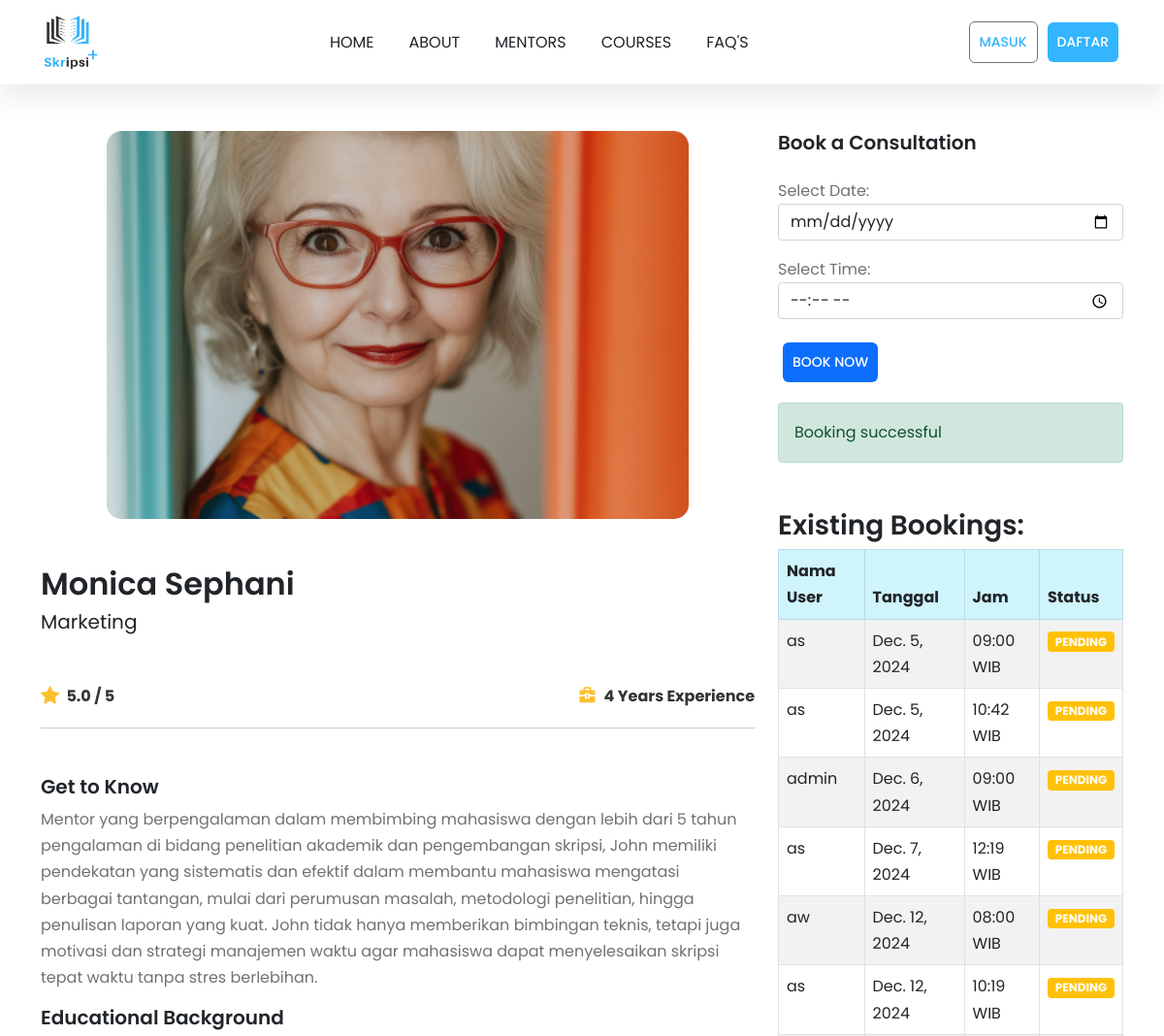
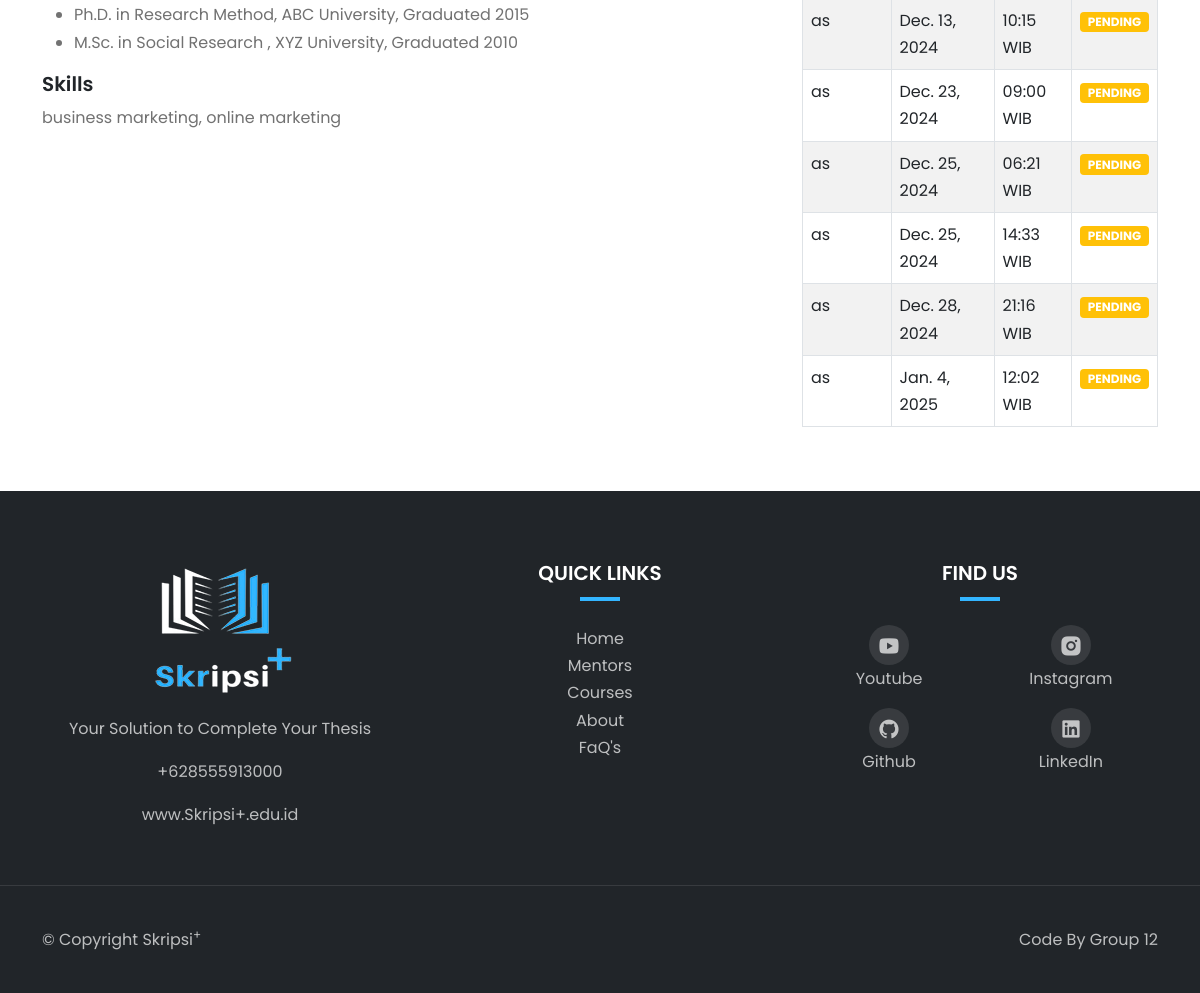
/mentor/2/, run on the app's committed database (2 pictures, top to bottom).
### public_app/models.py (models this page shows, shortened)
class Mentor(models.Model):
    name = models.CharField(max_length=100)
    image = models.ImageField(upload_to='mentors/')
    rating = models.DecimalField(max_digits=2, decimal_places=1)
    experience = models.PositiveIntegerField(help_text="Experience in years")
    specialization = models.CharField(max_length=100)
    bio = models.TextField()
    education = models.TextField(help_text="Educational background")
    skills = models.TextField(help_text="Comma-separated list of skills")
    price = models.DecimalField(max_digits=10, decimal_places=3, default=0.0, help_text="Consultation fee")

class Booking(models.Model):
    mentor = models.ForeignKey(Mentor, on_delete=models.CASCADE, related_name="bookings")
    user = models.ForeignKey(User, on_delete=models.CASCADE)
    date = models.DateField()
    time = models.TimeField()
    zoom_link = models.URLField(max_length=200, blank=True, null=True)
    payment_image = models.ImageField(upload_to='payment_images/', blank=True, null=True)
    payment_status = models.CharField(max_length=20, choices=[('PENDING', 'Pending'), ('PAID', 'Paid')], default='PENDING')
    class Meta:
        unique_together = ('mentor', 'date', 'time')

### public_app/views.py (the view, shortened to what this page needs)
# urls.py: path('mentor/<int:pk>/', views.mentor_detail_view, name='mentor_detail'),
def mentor_detail_view(request, pk):
    mentor = Mentor.objects.get(pk=pk)
    bookings = mentor.bookings.all().order_by('date', 'time')  # Semua booking mentor, diurutkan
    return render(request, 'dashboard_detail_mentor.html', {'mentor': mentor, 'bookings': bookings})

### public_app/templates/dashboard_detail_mentor.html (shortened to what this page needs)
{% extends 'layouts/base.html' %}
{% load static %}
{% block content %}
<div class="container mt-5 mb-5">
  <div class="row">
    <div class="col-lg-8">
      <div class="image-container d-flex align-items-center justify-content-center">
        <img src="{{ mentor.image.url }}" alt="{{ mentor.name }}" class="img-fluid" />
      </div>
      <div class="nama-dosen mt-5">
        <h2>{{ mentor.name }}</h2>
        <h5>{{ mentor.specialization }}</h5>
      </div>
      <div class="rating-dosen mt-5 d-flex justify-content-between align-items-center">
        <div class="rating d-flex align-items-center">
          <i class="bi bi-star-fill"></i>
          <span class="ms-1">{{ mentor.rating }} / 5</span>
        </div>
        <div class="rating d-flex align-items-center">
          <i class="ri-briefcase-4-fill"></i>
          <span class="ms-1">{{ mentor.experience }} Years Experience</span>
        </div>
      </div>
      <hr />
      <div class="keterangan-dosen mt-5">
        <h5>Get to Know</h5>
        <p>{{ mentor.bio }}</p>
        <h5>Educational Background</h5>
        <ul>
          {% for education in mentor.education.splitlines %}
          <li>{{ education }}</li>
          {% endfor %}
        </ul>
        <h5>Skills</h5>
        <p>{{ mentor.skills }}</p>
      </div>
    </div>
    <div class="col-lg-4">
      <h5>Book a Consultation</h5>
      <form method="POST" class="mt-4">
        <label for="date">Select Date:</label>
        <input type="date" id="date" name="date" class="form-control mb-3" required>
        <label for="time">Select Time:</label>
        <input type="time" id="time" name="time" class="form-control mb-3" required>
        <button type="submit" class="btn btn-primary mt-2">Book Now</button>
      </form>
      {% if error %}
        <p class="alert alert-danger mt-3" id="alert-message">{{ error }}</p>
      {% else %}
        <p class="alert alert-success mt-3" id="alert-message">Booking successful</p>
      {% endif %}
      <h3 class="mt-5">Existing Bookings:</h3>
      <table class="table table-striped table-bordered">
        <thead class="table-info text-dark">
            <tr>
                <th scope="col">Nama User</th>
                <th scope="col">Tanggal</th>
                <th scope="col">Jam</th>
                <th scope="col">Status</th>
            </tr>
        </thead>
        <tbody>
            {% for booking in bookings %}
                <tr>
                    <td>{{ booking.user.username }}</td>
                    <td>{{ booking.date }}</td>
                    <td>{{ booking.time|time:"H:i" }} WIB</td>
                    <td>
                      <span class="badge
                        {% if booking.payment_status == 'PAID' %}
                          bg-success
                        {% elif booking.payment_status == 'PENDING' %}
                          bg-warning
                        {% else %}
                          bg-secondary
                        {% endif %}
                      ">
                        {{ booking.payment_status }}
                      </span>
                    </td>
                </tr>
            {% empty %}
                <tr>
                    <td colspan="4" class="text-center">No bookings yet.</td>
                </tr>
            {% endfor %}
        </tbody>
    </table>
    </div>
  </div>
</div>
{% endblock %}

### static/css/style.css (style rules this page uses)
:root { --c-dark: #212529; --c-brand: #33b5ff; --c-brand-rgb: 51, 181, 255; --c-white-rgb: 255, 255, 255; --c-dark-rgb: 33, 37, 41; --c-body: #727272; --box-shadow: 0px 15px 25px rgba(0, 0, 0, 0.08); --transition: all 0.5s ease; --font-base: "Poppins-Variable", sans-serif; }
* { padding: 0; margin: 0; box-sizing: border-box; font-family: var(--font-base); }
body { line-height: 1.7 !important; color: var(--c-body) !important; font-size: 16px !important; }
hr { background-color: var(--c-dark) !important; }
h1,h2,h3,h4,h5,h6, .h1,.h2,.h3,.h4,.h5,.h6 { font-weight: 600 !important; color: var(--c-dark); }
.img-fluid { max-width: 100%; height: auto; border-radius: 15px; }
span { color: var(--c-brand); }
.btn { font-weight: 500; font-size: 14px; text-transform: uppercase; border-radius: 6px !important; padding: 10px 24px; }
.btn { padding: 10px; margin: 5px; background-color: none; border: none; }
.image-container { position: relative; width: 100%; height: auto; }
.image-container img { max-width: 600px; max-height: 400px; width: 100%; height: auto; }
.rating i { color: #fbc02d; font-size: 1.2rem; margin-right: 0.2rem; }
.rating span { font-size: 1rem; font-weight: bold; color: #333; }
.nama-dosen h5 { font-weight: 400 !important; }

### data on the page
Mentor: image (picture), name "Monica Sephani", specialization "Marketing", rating "5.0", experience "4", bio "Mentor yang berpengalaman dalam membimbing mahasiswa dengan lebih dari 5 tahun pengalaman di bidang penelitian akademik dan pengembangan skripsi, John memiliki pendekatan yang sistematis dan efektif dalam membantu mahasiswa mengatasi berbagai tantangan, mulai dari perumusan masalah, metodologi penelitian, hingga penulisan laporan yang kuat. John tidak hanya memberikan bimbingan teknis, tetapi juga motivasi dan strategi manajemen waktu agar mahasiswa dapat menyelesaikan skripsi tepat waktu tanpa stres berlebihan.", skills "business marketing, online marketing"
Booking: user.username "as", date "Dec. 5, 2024", time "09:00", payment_status "PENDING"
Booking: user.username "as", date "Dec. 5, 2024", time "10:42", payment_status "PENDING"
Booking: user.username "admin", date "Dec. 6, 2024", time "09:00", payment_status "PENDING"
Booking: user.username "as", date "Dec. 7, 2024", time "12:19", payment_status "PENDING"
Booking: user.username "aw", date "Dec. 12, 2024", time "08:00", payment_status "PENDING"
Booking: user.username "as", date "Dec. 12, 2024", time "10:19", payment_status "PENDING"
Booking: user.username "as", date "Dec. 13, 2024", time "10:15", payment_status "PENDING"
Booking: user.username "as", date "Dec. 23, 2024", time "09:00", payment_status "PENDING"
Booking: user.username "as", date "Dec. 25, 2024", time "06:21", payment_status "PENDING"
Booking: user.username "as", date "Dec. 25, 2024", time "14:33", payment_status "PENDING"
Booking: user.username "as", date "Dec. 28, 2024", time "21:16", payment_status "PENDING"
Booking: user.username "as", date "Jan. 4, 2025", time "12:02", payment_status "PENDING"

### other printed values
{{ education }} "Ph.D. in Research Method, ABC University, Graduated 2015" "M.Sc. in Social Research , XYZ University, Graduated 2010"
